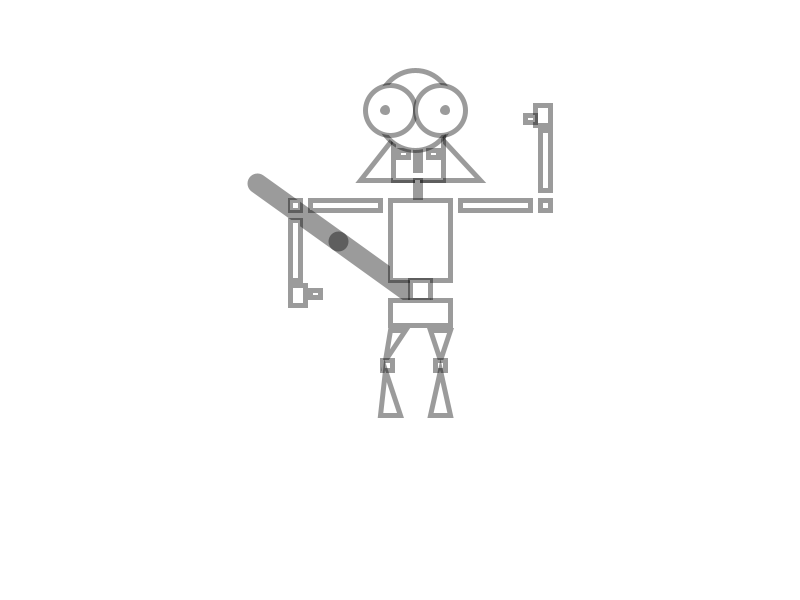
Frame 1 (no input)
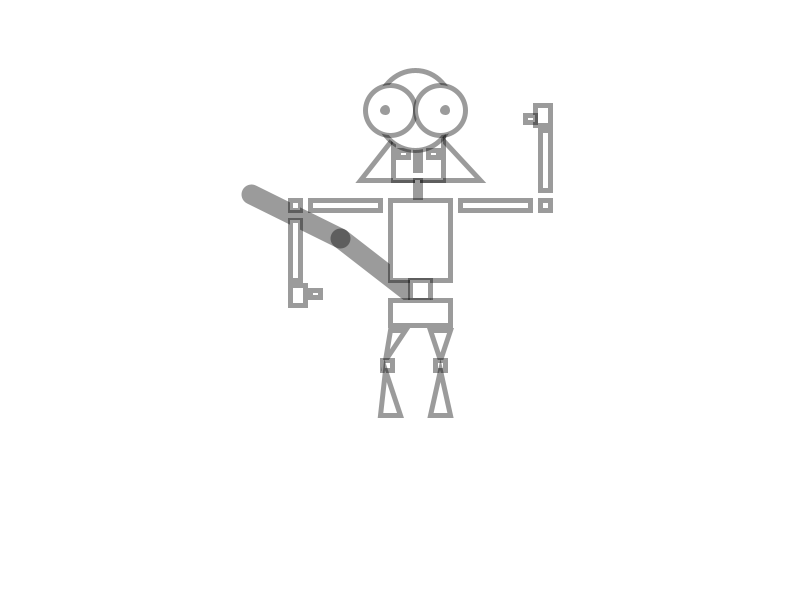
Frame 60 (the mouse pressed at the canvas centre just before this capture)
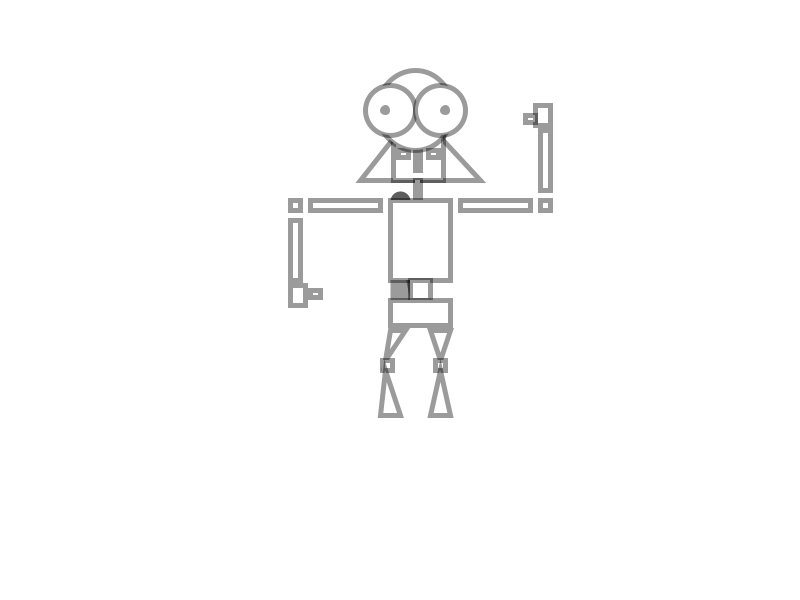
Frame 120 (the mouse held since frame 60 and released just before this capture)

The Processing sketch that drew these frames (run headless with seeded random() and noise(); from frame 60 on, the mouse is pressed at the canvas centre):

// Processing sketch: processing_51145
// ── processing_51145.pde

//Processing http://processing.org/learning/topics/reach1.html


float x = 420;
float y = 300;
float x2 = 420;
float y2 = 300;
float segLength = 100;

void setup() {
  size(800, 600);
  smooth(); 
  strokeWeight(20);
  stroke(0, 100);
  // noLoop(); //
}

void draw() {
  background(#FFFFFF);
  //for Arms
  strokeWeight(20);
  float dx = mouseX - x;
  float dy = mouseY - y;
  float angle1 = atan2(dy, dx);  

  float tx = mouseX - cos(angle1) * segLength;
  float ty = mouseY - sin(angle1) * segLength;
  dx = tx - x2;
  dy = ty - y2;
  float angle2 = atan2(dy, dx);  
  x = x2 + cos(angle2) * segLength;
  y = y2 + sin(angle2) * segLength;

  segment(x, y, angle1); 
  segment(x2, y2, angle2); 

  //for Definition of clean code
  x = 400;
  y = 200;
  // line(0, y, width, y); //line(x1,y1,x2,y2)

  //Body
  strokeWeight(5);
 //Back Helmet
triangle(x+15,y-90, x-40, y-20, x+80, y-20);

  //Head 
  rect(x-7, y-80, 50, 60);

  //Head Eyes
  rect(x-2, y-50, 10, 7);//left
  rect(x+28, y-50, 10, 7);//right

//Nose
  rect(x+15, y-50, 5, 20);


  //Helmet
  ellipse(x+15, y-90, 75, 80);

  //Helmet Eyes
  ellipse(x-10, y-90, 50, 50);//Left
  ellipse(x-15, y-90, 5, 5);//Left eye

  ellipse(x+40, y-90, 50, 50);//right
  ellipse(x+45, y-90, 5, 5);//right eye

  //Neck
  rect(x+15, y-20, 5, 80);
 
  //Body  
  rect(x-10, y, 60, 80);

  //torso axel
  rect(x+10, y+80, 20, 20);

  //lowerbody
  rect(x-10, y+100, 60, 25);

  //Left Leg
  triangle(x+5, y+130, x-10, y+130, x-15, y+160);
  //Left knee
  rect(x-18, y+160, 10, 10);
  //Below Left Knee
  triangle(x-15, y+170, x, y+215, x-20, y+215);


  //Rightt Leg
  triangle(x+30, y+130, x+50, y+130, x+40, y+160);
  //Right knee
  rect(x+35, y+160, 10, 10);
  //Below Right Knee
  triangle(x+40, y+170, x+30, y+215, x+50, y+215);

  //Left Arm
  rect(x-90, y, 70, 10);
  //left elbow
  rect(x-110, y, 10, 10);
  //left forarm
  rect(x-110, y+20, 10, 60);
  //left hand
  rect(x-110, y+85, 15, 20);
  //left thumb
  rect(x-90, y+90, 10, 7);


  //Right Arm
  rect(x+60, y, 70, 10);
  //Right elbow
  rect(x+140, y, 10, 10);
  //Right forarm
  rect(x+140, y-70, 10, 60);
  //Right Hand
  rect(x+135, y-95, 15, 20);
  //Right thumb
  rect(x+125, y-85, 10, 7);
}

void segment(float x, float y, float a) {
  pushMatrix();
  translate(x, y);
  rotate(a);
  line(0, 0, segLength, 0);
  popMatrix();
}
